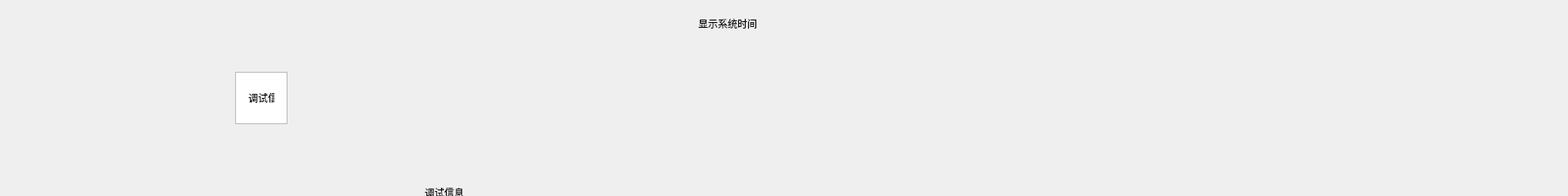
<?xml version="1.0" encoding="UTF-8"?>
<ui version="4.0">
 <class>StatusBarMiddleWindow</class>
 <widget class="QDialog" name="StatusBarMiddleWindow">
  <property name="geometry">
   <rect>
    <x>0</x>
    <y>60</y>
    <width>1920</width>
    <height>240</height>
   </rect>
  </property>
  <property name="windowTitle">
   <string>StatusBarMiddleWindow</string>
  </property>
  <widget class="QLabel" name="time_label">
	<property name="geometry">
	<rect>
	<x>855</x>
	<y>8</y>
	<width>210</width>
	<height>42</height>
	</rect>
	</property>
	<property name="text">
	<string>显示系统时间</string>
	</property>
  </widget>
  <widget class="QGraphicsView" name="photocntdn_bg">
   <property name="geometry">
    <rect>
     <x>288</x>
     <y>88</y>
     <width>64</width>
     <height>64</height>
    </rect>
   </property>
  </widget>
  <widget class="QLabel" name="photocntdn_lb">
   <property name="geometry">
    <rect>
     <x>304</x>
     <y>104</y>
     <width>32</width>
     <height>32</height>
    </rect>
   </property>
   <property name="text">
    <string>调试信息</string>
   </property>
  </widget>
  <widget class="QLabel" name="speed_lb">
   <property name="geometry">
    <rect>
     <x>520</x>
     <y>220</y>
     <width>102</width>
     <height>32</height>
    </rect>
   </property>
   <property name="text">
    <string>调试信息</string>
   </property>
  </widget>
  </widget>
</ui>
